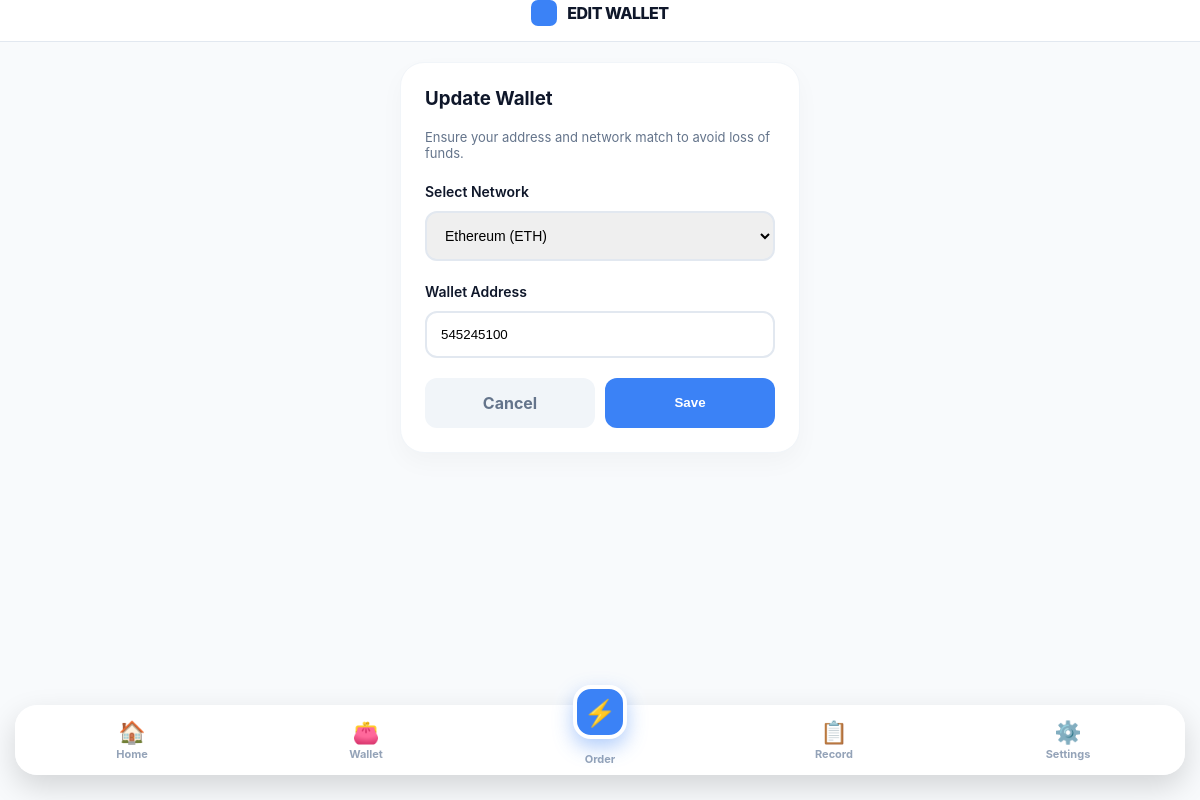
The page /wallet/edit/ (signed in) on the database as committed earlier.
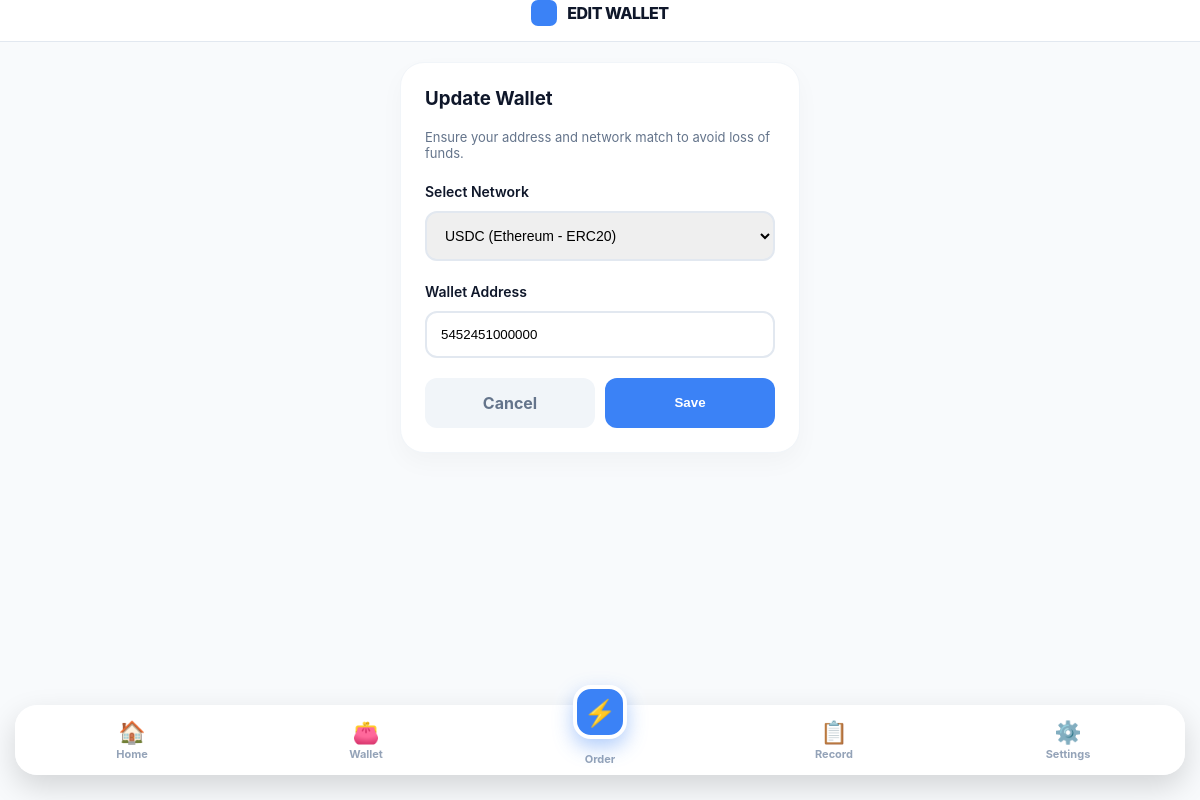
The same page on the database as committed later.
### Catalog/models.py (models this page shows, shortened)
class Profile(models.Model):
    user = models.OneToOneField(User, on_delete=models.CASCADE, related_name='profile')
    wallet_address = models.CharField(max_length=255, blank=True, null=True)
    network = models.CharField(max_length=50, default='ETH_USDC')
    balance = models.DecimalField(max_digits=12, decimal_places=2, default=0.00)
    wallet_address = models.CharField(max_length=255, blank=True, null=True)
    phone_number = models.CharField(max_length=20, blank=True, null=True)
    current_progress = models.IntegerField(default=0)

### Catalog/views.py (the view)
# urls.py: path('wallet/edit/', views.edit_wallet, name='edit_wallet'),
@login_required(login_url='user_login')
def edit_wallet(request):
    profile = request.user.profile
    if request.method == 'POST':
        profile.wallet_address = request.POST.get('wallet_address', '').strip()
        profile.network = request.POST.get('network')
        profile.save()
        messages.success(request, "Wallet and network preferences saved!")
        return redirect('user_settings')
    return render(request, 'users/edit_wallet.html', {'profile': profile})

### Catalog/templates/users/edit_wallet.html (shortened to what this page needs)
{% extends "users/user_main.html" %}
{% block header_title %}EDIT WALLET{% endblock %}
{% block content %}
<div style="width: 100%; max-width: 400px;">
    <div class="dashboard-card" style="padding: 24px;">
        <h3 style="margin-top:0;">Update Wallet</h3>
        <p style="font-size: 13px; color: #64748b; margin-bottom: 20px;">
            Ensure your address and network match to avoid loss of funds.
        </p>
        <form method="POST">
            <label style="font-weight: 600; font-size: 14px;">Select Network</label>
            <select name="network" style="width: 100%; padding: 14px; margin: 10px 0 20px 0; border: 2px solid #e2e8f0; border-radius: 12px; font-size: 14px;">
                <option value="ETH_USDC" {% if profile.network == 'ETH_USDC' %}selected{% endif %}>USDC (Ethereum - ERC20)</option>
                <option value="ETH_ETH" {% if profile.network == 'ETH_ETH' %}selected{% endif %}>Ethereum (ETH)</option>
            </select>
            <label style="font-weight: 600; font-size: 14px;">Wallet Address</label>
            <input type="text" name="wallet_address" value="{{ profile.wallet_address }}"
                   placeholder="Enter your crypto address" required
                   style="width: 100%; padding: 14px; margin: 10px 0 20px 0; border: 2px solid #e2e8f0; border-radius: 12px;">
            <div style="display: flex; gap: 10px;">
                <a href="{% url 'user_settings' %}" style="flex:1; padding:15px; text-align:center; text-decoration:none; background:#f1f5f9; color:#64748b; border-radius:12px; font-weight:700;">Cancel</a>
                <button type="submit" style="flex:1; padding:15px; border:none; background:var(--primary); color:white; border-radius:12px; font-weight:700; cursor:pointer;">Save</button>
            </div>
        </form>
    </div>
</div>
{% endblock %}

Rows that differ between the two databases and show on the page:
changed Profile: network "Ethereum (ETH)" → "USDC (Ethereum - ERC20)"; wallet_address "545245100" → "5452451000000"
